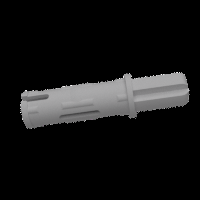
#> input picture archive/LEGO brick images v1/11214 Bush 3M friction with Cross axle/201706171006-0017.png, 200 x 200 px, found by its file name; its folder holds only this picture in this run
$ python preprocess_images.py
#> lines starting #> are read from the running program, lines starting #| are printed output that depends on the picture
import os
import cv2
import csv
import random
import numpy as np
from PIL import Image

from brick_data_struct import *

IMAGE_PATH = "archive\\LEGO brick images v1"


def get_image_info():
    pathdict = []
    id = 0
    index = 0
    for directory in os.listdir(IMAGE_PATH):
        image_folder = f"{IMAGE_PATH}\\{directory}"
        folder_type = directory
        for image in os.listdir(image_folder):
            image_directory = f"{image_folder}\\{image}"
            pathdict.append(
                {
                    "id": id,
                    "path": image_directory,
                    "type": folder_type
                }
            )
            index += 1
        id += 1
#> pass 2 of the loop in get_image_info, `for directory in os.listdir(IMAGE_PATH):`:
    print(f"Obtained {len(pathdict)} image paths with {id} UIDs")
    return pathdict

def write_original_images(brickdict, num_alts = 10):
#> called with num_alts = 4
    for i, index in enumerate(brickdict):
        original_img = cv2.imread(index["path"], cv2.IMREAD_UNCHANGED)  # Load the image with alpha channel
#> original_img is the input picture: shape (200, 200, 4); mean B, G, R, A 21.8, 21.6, 21.7, 34.6
        background_color = (255, 255, 255, 255)  # White background with full opacity
        background_img = np.full_like(original_img, background_color)

        # Extract the alpha channel from the original image
        alpha_channel = original_img[:, :, 3]
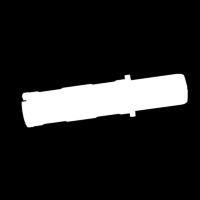
#> alpha_channel: shape (200, 200); min 0, max 255, mean 34.6

        # Create a mask for the transparent parts of the image
        mask = cv2.bitwise_not(alpha_channel)
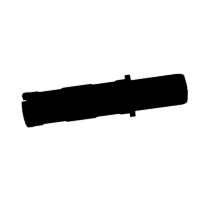
#> mask: shape (200, 200); min 0, max 255, mean 220.4

        # Invert the mask to keep the non-transparent parts
        mask_inv = cv2.bitwise_not(mask)

        for j in range(0, num_alts):
            # Adjust brightness of the non-transparent parts of the original image
            brightness_factor = random.random() * 1.2  # Modify this value to adjust brightness
            bright_img = cv2.convertScaleAbs(original_img[:, :, :3], alpha=brightness_factor, beta=0)

            # Remove the alpha channel from the background image
            background_img_rgb = background_img[:, :, :3]

            # Create the processed image with the adjusted brightness and background
            processed_img = cv2.bitwise_and(bright_img, bright_img, mask=mask_inv) + cv2.bitwise_and(background_img_rgb, background_img_rgb, mask=mask)

            # Add noise to the processed image
            noise = np.random.normal(0, random.random()*20, processed_img.shape)
            noisy_img = np.clip(processed_img + noise, 0, 255).astype(np.uint8)
            output_path = os.path.join("data/raw_dataset", f"processed_{index['id']}_{i}_{j}.png")
            cv2.imwrite(output_path, noisy_img)
#> this loop made 4 passes
#> pass 1, in write_original_images, `processed_img = cv2.bitwise_and(bright_img, bright_img, mask=mask_inv)..`:
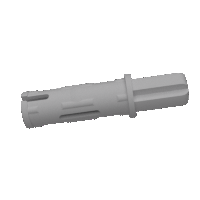
#> processed_img: shape (200, 200, 3); mean B, G, R 239, 238.9, 239
#> pass 1, in write_original_images, `noisy_img = np.clip(processed_img + noise, 0, 255).astype(np.uint8)`:
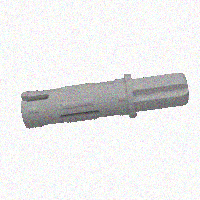
#> noisy_img: shape (200, 200, 3); mean B, G, R 233.6, 233.6, 233.6
#> pass 2, in write_original_images, `bright_img = cv2.convertScaleAbs(original_img[:, :, :3], alpha=brightn..`:
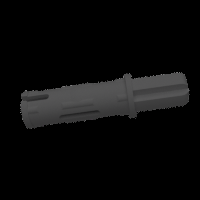
#> bright_img: shape (200, 200, 3); mean B, G, R 11, 10.9, 11
#> after the loop: background_img_rgb: shape (200, 200, 3); every value is 255
#> pass 2 of the loop in write_original_images, `for i, index in enumerate(brickdict):`:
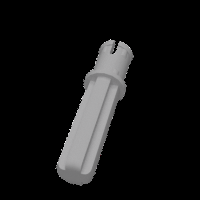
#> input picture archive/LEGO brick images v1/18651 Cross Axle 2M with Snap friction/201706171106-0001.png, 200 x 200 px, found by its file name
#> in write_original_images, original_img is the input picture: shape (200, 200, 4); mean B, G, R, A 20.4, 20.3, 20.3, 30.7
#> the loop in write_original_images, `for j in range(0, num_alts):` made 4 passes
#> pass 1, in write_original_images, `noisy_img = np.clip(processed_img + noise, 0, 255).astype(np.uint8)`:
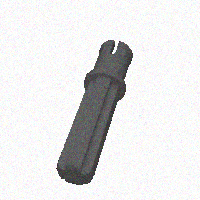
#> noisy_img: shape (200, 200, 3); mean B, G, R 228.8, 228.6, 228.7
#> after the loop in write_original_images, `for j in range(0, num_alts):`:
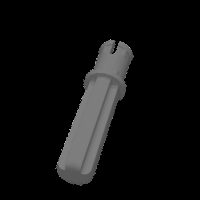
#> bright_img: shape (200, 200, 3); mean B, G, R 15.1, 15, 15.1

def sample_dataset(width, height):
    dataset_dir = "data/raw_dataset"
    resized_dir = "data/sampled_data"
#> (the run stopped early here; a loop or call above may not have finished)
